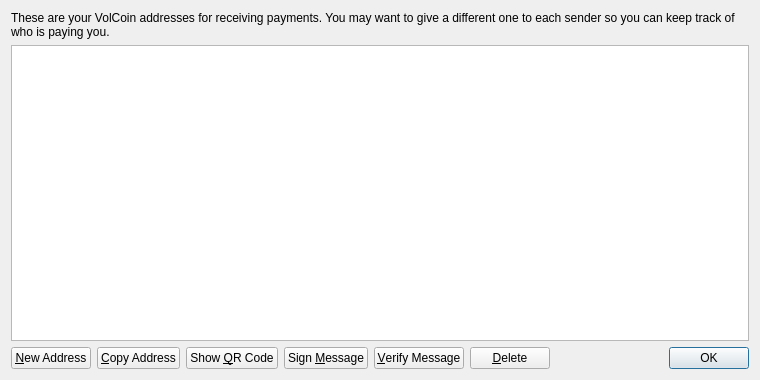
<?xml version="1.0" encoding="UTF-8"?>
<ui version="4.0">
 <class>AddressBookPage</class>
 <widget class="QWidget" name="AddressBookPage">
  <property name="geometry">
   <rect>
    <x>0</x>
    <y>0</y>
    <width>760</width>
    <height>380</height>
   </rect>
  </property>
  <property name="windowTitle">
   <string>Address Book</string>
  </property>
  <layout class="QVBoxLayout" name="verticalLayout">
   <item>
    <widget class="QLabel" name="labelExplanation">
     <property name="text">
      <string>These are your VolCoin addresses for receiving payments. You may want to give a different one to each sender so you can keep track of who is paying you.</string>
     </property>
     <property name="textFormat">
      <enum>Qt::PlainText</enum>
     </property>
     <property name="wordWrap">
      <bool>true</bool>
     </property>
    </widget>
   </item>
   <item>
    <widget class="QTableView" name="tableView">
     <property name="contextMenuPolicy">
      <enum>Qt::CustomContextMenu</enum>
     </property>
     <property name="toolTip">
      <string>Double-click to edit address or label</string>
     </property>
     <property name="tabKeyNavigation">
      <bool>false</bool>
     </property>
     <property name="selectionMode">
      <enum>QAbstractItemView::SingleSelection</enum>
     </property>
     <property name="selectionBehavior">
      <enum>QAbstractItemView::SelectRows</enum>
     </property>
     <property name="sortingEnabled">
      <bool>true</bool>
     </property>
     <attribute name="verticalHeaderVisible">
      <bool>false</bool>
     </attribute>
    </widget>
   </item>
   <item>
    <layout class="QHBoxLayout" name="horizontalLayout">
     <item>
      <widget class="QPushButton" name="newAddressButton">
       <property name="toolTip">
        <string>Create a new address</string>
       </property>
       <property name="text">
        <string>&amp;New Address</string>
       </property>
      </widget>
     </item>
     <item>
      <widget class="QPushButton" name="copyToClipboard">
       <property name="toolTip">
        <string>Copy the currently selected address to the system clipboard</string>
       </property>
       <property name="text">
        <string>&amp;Copy Address</string>
       </property>
      </widget>
     </item>
     <item>
      <widget class="QPushButton" name="showQRCode">
       <property name="text">
        <string>Show &amp;QR Code</string>
       </property>
      </widget>
     </item>
     <item>
      <widget class="QPushButton" name="signMessage">
       <property name="toolTip">
        <string>Sign a message to prove you own a VolCoin address</string>
       </property>
       <property name="text">
        <string>Sign &amp;Message</string>
       </property>
      </widget>
     </item>
     <item>
      <widget class="QPushButton" name="verifyMessage">
       <property name="toolTip">
        <string>Verify a message to ensure it was signed with a specified VolCoin address</string>
       </property>
       <property name="text">
        <string>&amp;Verify Message</string>
       </property>
      </widget>
     </item>
     <item>
      <widget class="QPushButton" name="deleteButton">
       <property name="toolTip">
        <string>Delete the currently selected address from the list</string>
       </property>
       <property name="text">
        <string>&amp;Delete</string>
       </property>
      </widget>
     </item>
     <item>
      <spacer name="horizontalSpacer">
       <property name="orientation">
        <enum>Qt::Horizontal</enum>
       </property>
       <property name="sizeHint" stdset="0">
        <size>
         <width>40</width>
         <height>20</height>
        </size>
       </property>
      </spacer>
     </item>
     <item>
      <widget class="QDialogButtonBox" name="buttonBox">
       <property name="sizePolicy">
        <sizepolicy hsizetype="Maximum" vsizetype="Fixed">
         <horstretch>0</horstretch>
         <verstretch>0</verstretch>
        </sizepolicy>
       </property>
       <property name="standardButtons">
        <set>QDialogButtonBox::Ok</set>
       </property>
      </widget>
     </item>
    </layout>
   </item>
  </layout>
 </widget>
 <resources>
  <include location="../bitcoin.qrc"/>
 </resources>
 <connections/>
</ui>
